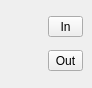
<?xml version="1.0" encoding="UTF-8"?>
<ui version="4.0">
 <class>DockWidget</class>
 <widget class="QDockWidget" name="DockWidget">
  <property name="geometry">
   <rect>
    <x>0</x>
    <y>0</y>
    <width>92</width>
    <height>88</height>
   </rect>
  </property>
  <property name="windowTitle">
   <string>Beamstop</string>
  </property>
  <widget class="QWidget" name="dockWidgetContents">
   <layout class="QHBoxLayout" name="horizontalLayout">
    <item>
     <widget class="QLabel" name="beamstopIconLabel">
      <property name="text">
       <string/>
      </property>
     </widget>
    </item>
    <item>
     <layout class="QVBoxLayout" name="verticalLayout">
      <item>
       <widget class="QToolButton" name="beamstopInToolButton">
        <property name="sizePolicy">
         <sizepolicy hsizetype="Minimum" vsizetype="Fixed">
          <horstretch>0</horstretch>
          <verstretch>0</verstretch>
         </sizepolicy>
        </property>
        <property name="text">
         <string>In</string>
        </property>
       </widget>
      </item>
      <item>
       <widget class="QToolButton" name="beamstopOutToolButton">
        <property name="sizePolicy">
         <sizepolicy hsizetype="Minimum" vsizetype="Fixed">
          <horstretch>0</horstretch>
          <verstretch>0</verstretch>
         </sizepolicy>
        </property>
        <property name="text">
         <string>Out</string>
        </property>
       </widget>
      </item>
     </layout>
    </item>
   </layout>
  </widget>
 </widget>
 <resources>
  <include location="../../../resource/icons/icons.qrc"/>
 </resources>
 <connections/>
</ui>
